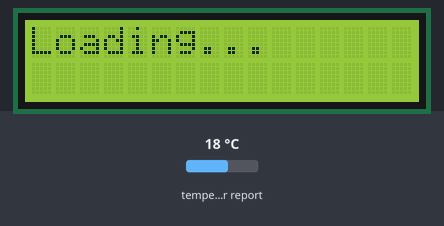
The program below on a simulated Raspberry Pi Pico running MicroPython. Parts: 16×2 character LCD. The inputs (shaded band) are chosen by the test bench; at power-on: temperature in the web weather report 18 °C. WiFi joins after 1.5 s; the clock reads 2024-03-15 10:24:30 at power-on unless the program sets it; requests to the public web service named in the program get a made-up reply in its usual format after 0.4 s (London, UTC, broken clouds, 64 % humidity, 1013 hPa unless stated); library files of the repository ran but are not shown: lcd1602.py; what the program prints to the serial console is not drawn.

Above: at 2.35 s.
At 2.87 s:
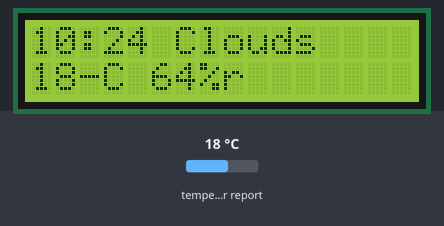
At 33.6 s:
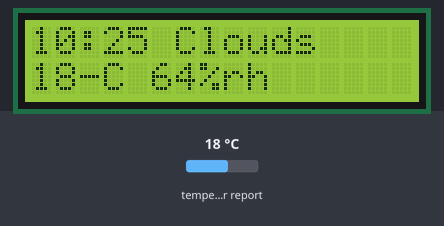

The program:

main.py
```python
import urequests
import network
import time

#wlan = network.WLAN(network.STA_IF)
#wlan.active(True)
#wlan.connect("iotweather","iotweather")
openweather_api_key = "3c277fa3cf228f861907748e8bf25884"


# WiFi credentials
WIFI_SSID = "hello"
WIFI_PASSWORD = "hello123"

wifi = network.WLAN(network.STA_IF)
wifi.active(True)
wifi.connect(WIFI_SSID, WIFI_PASSWORD)

# Wait for the connection to be established
# connect the network
wait = 10
while wait > 0:
    if wifi.status() < 0 or wifi.status() >= 3:
        break
    wait -= 1
    print('waiting for connection...')
    time.sleep(1)


# Handle connection error
if wifi.status() != 3:
    raise RuntimeError('wifi connection failed')
else:
    print('connected')
    ip=wifi.ifconfig()[0]
    print('IP: ', ip)

# syncing the time
import ntptime
while True:
    try:
        ntptime.settime()
        print('Time Set Successfully')
        break
    except OSError:
        print('Time Setting...')
        continue

# init LCD
from lcd1602 import LCD
lcd=LCD()
lcd.clear()
string = 'Loading...'
lcd.message(string)


# Open Weather
TEMPERATURE_UNITS = {
    "standard": "K",
    "metric": "°C",
    "imperial": "°F",
}

SPEED_UNITS = {
    "standard": "m/s",
    "metric": "m/s",
    "imperial": "mph",
}

units = "metric"

def get_weather(city, api_key, units='metric', lang='en'):
    '''
    Get weather data from openweathermap.org
        city: City name, state code and country code divided by comma, Please, refer to ISO 3166 for the state codes or country codes. https://www.iso.org/obp/ui/#search
        api_key: Your unique API key (you can always find it on your openweather account page under the "API key" tab https://home.openweathermap.org/api_keys
        unit: Units of measurement. standard, metric and imperial units are available. If you do not use the units parameter, standard units will be applied by default. More: https://openweathermap.org/current#data
        lang: You can use this parameter to get the output in your language. More: https://openweathermap.org/current#multi
    '''
    url = f"https://api.openweathermap.org/data/2.5/weather?q={city}&appid={api_key}&units={units}&lang={lang}"
    print(url)
    res = urequests.post(url)
    return res.json()

def print_weather(weather_data):
    print(f'Timezone: {int(weather_data["timezone"] / 3600)}')
    sunrise = time.localtime(weather_data['sys']['sunrise']+weather_data["timezone"])
    sunset = time.localtime(weather_data['sys']['sunset']+weather_data["timezone"])
    print(f'Sunrise: {sunrise[3]}:{sunrise[4]}')
    print(f'Sunset: {sunset[3]}:{sunset[4]}')
    print(f'Country: {weather_data["sys"]["country"]}')
    print(f'City: {weather_data["name"]}')
    print(f'Coordination: [{weather_data["coord"]["lon"]}, {weather_data["coord"]["lat"]}')
    print(f'Visibility: {weather_data["visibility"]}m')
    print(f'Weather: {weather_data["weather"][0]["main"]}')
    print(f'Temperature: {weather_data["main"]["temp"]}{TEMPERATURE_UNITS[units]}')
    print(f'Temperature min: {weather_data["main"]["temp_min"]}{TEMPERATURE_UNITS[units]}')
    print(f'Temperature max: {weather_data["main"]["temp_max"]}{TEMPERATURE_UNITS[units]}')
    print(f'Temperature feels like: {weather_data["main"]["feels_like"]}{TEMPERATURE_UNITS[units]}')
    print(f'Humidity: {weather_data["main"]["humidity"]}%')
    print(f'Pressure: {weather_data["main"]["pressure"]}hPa')
    print(f'Wind speed: {weather_data["wind"]["speed"]}{SPEED_UNITS[units]}')
    #print(f'Wind gust: {weather_data["wind"]["gust"]}{SPEED_UNITS[units]}')
    print(f'Wind direction: {weather_data["wind"]["deg"]}°')
    if "clouds" in weather_data:
        print(f'Cloudiness: {weather_data["clouds"]["all"]}%')
    elif "rain" in weather_data:
        print(f'Rain volume in 1 hour: {weather_data["rain"]["1h"]}mm')
        print(f'Rain volume in 3 hour: {weather_data["rain"]["3h"]}mm')
    elif "snow" in weather_data:
        print(f'Snow volume in 1 hour: {weather_data["snow"]["1h"]}mm')
        print(f'Snow volume in 3 hour: {weather_data["snow"]["3h"]}mm')


while True:
    # get weather
    weather_data = get_weather('dubai', openweather_api_key, units=units)
    weather=weather_data["weather"][0]["main"]
    t=weather_data["main"]["temp"]
    rh=weather_data["main"]["humidity"]

    # get time
    hours=time.localtime()[3]+int(weather_data["timezone"] / 3600)
    mins=time.localtime()[4]

    # LCD print
    lcd.clear()
    time.sleep_ms(200)
    string = f'{hours:02d}:{mins:02d} {weather}\n'
    lcd.message(string)
    string = f'{t}{TEMPERATURE_UNITS[units]} {rh}%rh'
    lcd.message(string)

    # shell print
    print_weather(weather_data)

    # refresh every 30s
    time.sleep(30)
```

Measured:
- what the display in image 0 shows lasts 0.4 s, from 2.2 s to 2.6 s
